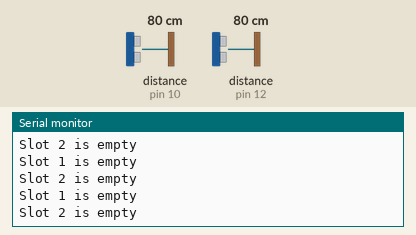
This sketch was run on a simulated Arduino Uno, built with avr-gcc and run on an emulated ATmega328P. Parts: the last lines printed to the serial monitor. Wiring (inferred from the names in the program): 2 × ultrasonic range finder: trigger pin 9, echo pin 10 / trigger pin 11, echo pin 12. Inputs (shaded band) come from the test bench; at power-on: distance to the obstacle (sensors on pin 10, pin 12) 80 cm. The echo pulse lasts 58.3 µs per cm.

Above: at 1.3 s.
1.4 s: distance to the obstacle (sensor on pin 10) set to 2 cm
At 1.86 s:
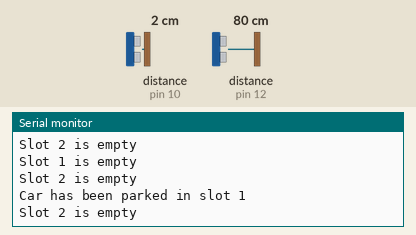
3.5 s: distance to the obstacle (sensor on pin 12) set to 9 cm
At 3.88 s:
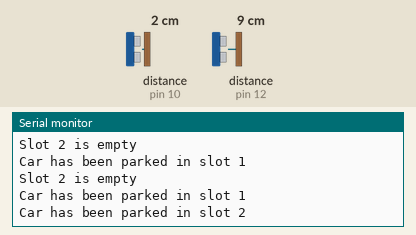

The sketch:

Phase1_Occupancy.ino
```cpp
// Phase1_Occupancy.ino

// Define pins for Sensor 1 (Slot 1)
const int TRIG_PIN_1 = 9;
const int ECHO_PIN_1 = 10;

// Define pins for Sensor 2 (Slot 2)
const int TRIG_PIN_2 = 11;
const int ECHO_PIN_2 = 12;

// Define the distance threshold in centimeters.
// If an object is closer than this, the slot is considered occupied.
const int DISTANCE_THRESHOLD = 15;

void setup() {
  // Start serial communication for monitoring on the computer
  Serial.begin(9600);

  // Set Trig pins as OUTPUT (Arduino sends signals out)
  pinMode(TRIG_PIN_1, OUTPUT);
  pinMode(TRIG_PIN_2, OUTPUT);

  // Set Echo pins as INPUT (Arduino receives signals in)
  pinMode(ECHO_PIN_1, INPUT);
  pinMode(ECHO_PIN_2, INPUT);
}

void loop() {
  // Check Slot 1
  long distance1 = getDistance(TRIG_PIN_1, ECHO_PIN_1);
  if (distance1 < DISTANCE_THRESHOLD) {
    Serial.println("Car has been parked in slot 1");
  } else {
    Serial.println("Slot 1 is empty");
  }

  // Check Slot 2
  long distance2 = getDistance(TRIG_PIN_2, ECHO_PIN_2);
  if (distance2 < DISTANCE_THRESHOLD) {
    Serial.println("Car has been parked in slot 2");
  } else {
    Serial.println("Slot 2 is empty");
  }

  // Wait for half a second before the next reading
  delay(500);
}

/**
 * @brief Measures distance using an ultrasonic sensor.
 * @param trigPin The trigger pin of the sensor.
 * @param echoPin The echo pin of the sensor.
 * @return The calculated distance in centimeters.
 */
long getDistance(int trigPin, int echoPin) {
  // Send a short 10-microsecond pulse to trigger the sensor
  digitalWrite(trigPin, LOW);
  delayMicroseconds(2);
  digitalWrite(trigPin, HIGH);
  delayMicroseconds(10);
  digitalWrite(trigPin, LOW);

  // Read the duration of the echo pulse (how long it took for the sound to return)
  long duration = pulseIn(echoPin, HIGH);

  // Convert the duration into distance in centimeters
  long distance = duration * 0.034 / 2;

  return distance;
}
```

Measured:
- after the input at 1.4 s, the serial monitor: prints a new line after 0.13 s (image 1)
- after the input at 3.5 s, the serial monitor: prints a new line after 0.09 s (image 2)
